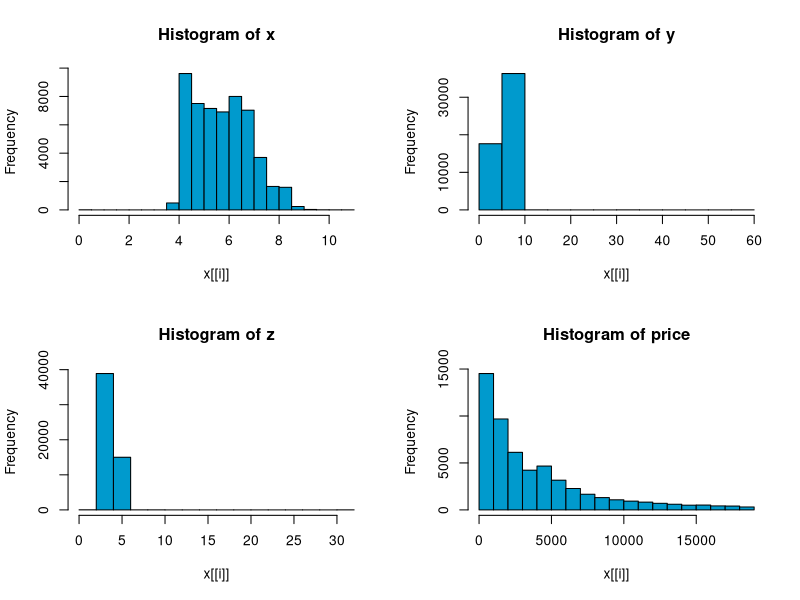
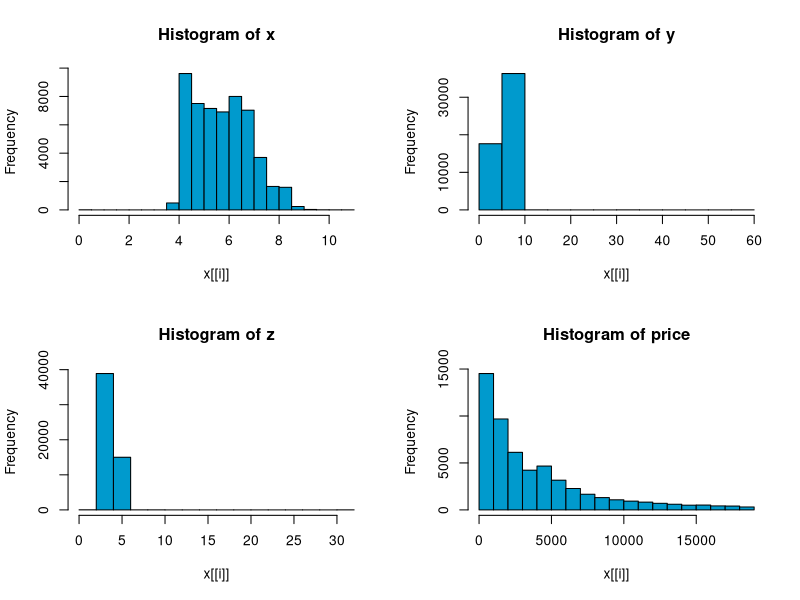

The R source for these figures, in order:
library(ggplot2)

# Select variables that are interesting to compare pearson and spearman correlation methods.
x = diamonds[, c('x', 'y', 'z', 'price')]

# From the histograms we can expect differences in the correlations of both metrics. 
# In this case as the variables are clearly not normally distributed, the spearman correlation
# is a better estimate of the linear relation among numeric variables.
par(mfrow=c(2,2))
colnm = names(x)
for(i in 1:4){
  hist(x[[i]], col='deepskyblue3', main=sprintf('Histogram of %s', colnm[i]))
}
par(mfrow=c(1,1))


## Correlation Matrix - Pearson and spearman
cor_pearson <- cor(x, method='pearson')
cor_spearman <- cor(x, method='spearman')

### Pearson Correlation
print(cor_pearson)
#               x         y         z     price
# x     1.0000000 0.9747015 0.9707718 0.8844352
# y     0.9747015 1.0000000 0.9520057 0.8654209
# z     0.9707718 0.9520057 1.0000000 0.8612494
# price 0.8844352 0.8654209 0.8612494 1.0000000

### Spearman Correlation
print(cor_spearman)
#               x         y         z     price
# x     1.0000000 0.9978949 0.9873553 0.9631961
# y     0.9978949 1.0000000 0.9870675 0.9627188
# z     0.9873553 0.9870675 1.0000000 0.9572323
# price 0.9631961 0.9627188 0.9572323 1.0000000


# Image from the chapter
png('histograms_correlation.png')
par(mfrow=c(2,2))
colnm = names(x)
for(i in 1:4){
  hist(x[[i]], col='deepskyblue3', main=sprintf('Histogram of %s', colnm[i]))
}
par(mfrow=c(1,1))
dev.off()
